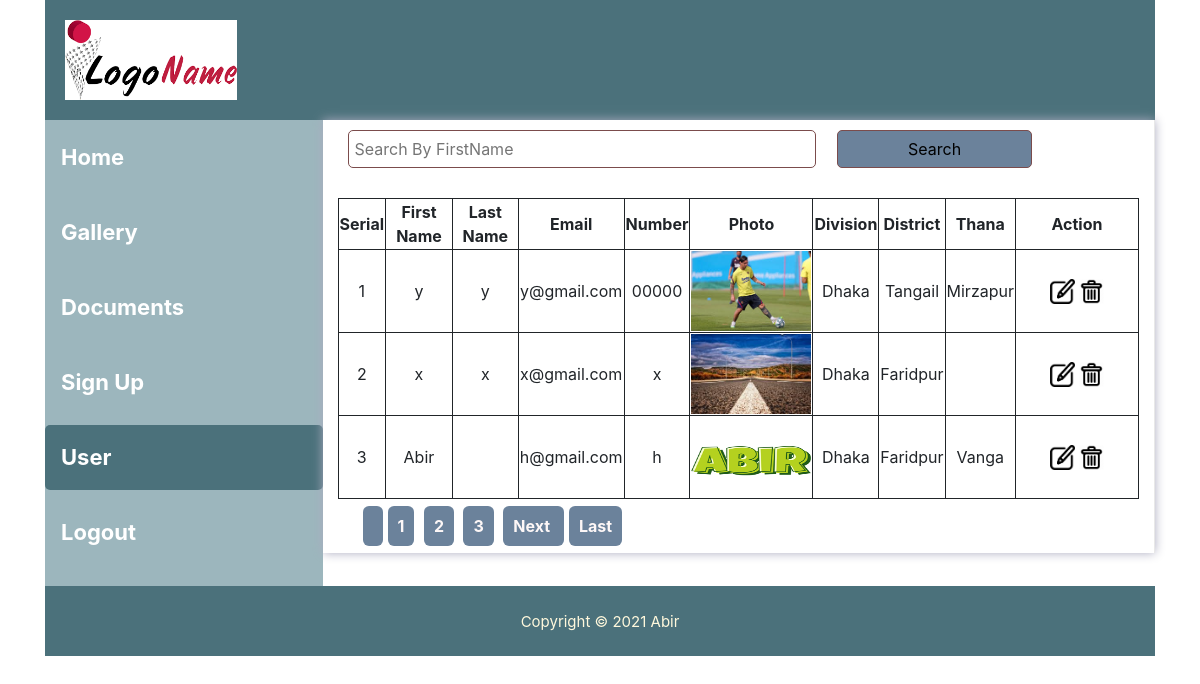
The page /view/user.php (signed in) on the database its author committed.
### tables this page shows
CREATE TABLE `registerperson` (
  `id` int(50) NOT NULL,
  `firstName` varchar(50) NOT NULL,
  `lastName` varchar(50) NOT NULL,
  `userName` varchar(50) NOT NULL,
  `password` varchar(50) NOT NULL,
  `email` varchar(50) NOT NULL,
  `number` varchar(50) NOT NULL,
  `photo` varchar(50) NOT NULL,
  `division` varchar(50) NOT NULL,
  `district` varchar(50) NOT NULL,
  `thana` varchar(50) NOT NULL
);

CREATE TABLE `division` (
  `division_id` int(11) NOT NULL,
  `division_name` varchar(50) NOT NULL
);

CREATE TABLE `district` (
  `district_id` int(11) NOT NULL,
  `district_name` varchar(50) NOT NULL,
  `division_id` varchar(50) NOT NULL
);

CREATE TABLE `thana` (
  `id` int(11) NOT NULL,
  `thana_name` varchar(255) NOT NULL,
  `district_id` int(11) NOT NULL
);

### classes/database.php (called while the page is built, shortened)
<?php
class Database {
    public function __construct() {
        $servername = "localhost";
        $username = "root";
        $password = "";
        $this->con = new PDO("mysql:host=$servername;dbname=address", $username, $password);
    }
}

### classes/usercontrol.php (called while the page is built, shortened)
<?php
class UserControl extends Database {
    public $database;
    public function __construct() {
        $this->database = new Database();
    }
    public function userShow() {
        global $getPage;
        if ($getPage == "" || $getPage == 1) {
            $targetPage = 0;
        } else {
            $targetPage = ($getPage * 3) - 3;
        }
        $sql = $this->database->con->query("SELECT registerperson.*,division.division_name,district.district_name,thana.thana_name FROM registerperson left join division on registerperson.division = division.division_id left join district on registerperson.district = district.district_id left join thana on registerperson.thana = thana.id limit $targetPage, 3");
        $resultArr = [
            'targetpage' => $targetPage,
            'sql' => $sql
        ];
        return $resultArr;
    }
}

### view/user.php (the view, shortened to what this page needs)
<?php
require_once '../classes/database.php';
require_once '../classes/usercontrol.php';
$userControl = new UserControl();
require_once '../classes/Pagination.php';
?>
<?php require_once '../view/header.php'; ?>
<section>
    <div class="row">
        <div class="col-md-12">
            <div class="col-md-3">
                <div class="leftSidebar content">
                    <div class="mainMenu">
                        <div class="menu">
                            <div class="row">
                                <div class="col-md-12">
                                    <div class="menus">
                                        <nav class="navbar">
                                            <div class="navbar-links">
                                                <ul>
                                                    <li ><a href="../view/index.php">Home</a></li>
                                                    <li><a  href="../view/gallery.php">Gallery</a></li>
                                                    <li><a href="../view/document.php">Documents</a></li>
                                                    <li><a href="../view/registration.php">Sign Up</a></li>
                                                    <?php if (isset($_SESSION['user'])) { ?>
                                                        <li class="login"><a class="active" href="../view/user.php">User</a></li>
                                                    <?php } ?>
                                                    <?php if (!isset($_SESSION['user'])) { ?>
                                                        <li class="login"><a href="../view/login.php">Login</a></li>
                                                    <?php } else { ?>
                                                        <li class="login"><a href="../view/logout.php">Logout</a></li>
                                                    <?php } ?>
                                                </ul>
                                            </div>
                                        </nav>
                                    </div>
                                </div>
                            </div>
                        </div>
                    </div>
                </div>
            </div>
            <div class="col-md-9">
                <div class="mainContent content">
                    <form action="filterUser.php" method="POST" enctype="multipart/form-data" class="user-search">
                        <input type="text" name="search" class="user-search-box" placeholder="Search By FirstName">
                        <input type="submit" name="searchbtn" value="Search" class="user-search-btn">
                    </form>
                    <div class="userList">
                        <form action="" method="POST" enctype="multipart/form-data">
                            <table class="user">
                                <thead>
                                    <tr>
                                        <td>Serial</td>
                                        <td>First Name</td>
                                        <td>Last Name</td>
                                        <td>Email</td>
                                        <td>Number</td>
                                        <td>Photo</td>
                                        <td>Division</td>
                                        <td>District</td>
                                        <td>Thana</td>
                                        <td>Action</td>
                                    </tr>
                                </thead>
                                <?php
                                $sql = $userControl->userShow();
                                $sl = $sql['targetpage'];
                                while ($row = $sql['sql']->fetch(PDO::FETCH_ASSOC)) {
                                    ?>
                                    <tbody class="table-body">
                                        <tr>
                                            <td><?php echo ++$sl ?></td>
                                            <td><?php echo $row['firstName'] ?></td>
                                            <td><?php echo $row['lastName'] ?></td>
                                            <td><?php echo $row['email'] ?></td>
                                            <td><?php echo $row['number'] ?></td>
                                            <td><img src="<?php echo '../img/' . $row['photo'] ?>" alt=""></td>
                                            <td><?php echo $row['division_name'] ?></td>
                                            <td><?php echo $row['district_name'] ?></td>
                                            <td><?php echo $row['thana_name'] ?></td>
                                            <td>
                                                <div class="actions">
                                                    <div class="update-action">
                                                        <a href="../view/update.php?update=<?php echo $row['id']; ?>""> <img src="../img/edit.png"/></a>
                                                    </div>
                                                    <div class="delete-action">
                                                        <button type="submit" name="delete">
                                                            <img src="../img/del.png" />
                                                        </button>
                                                    </div>
                                                </div>
                                            </td>
                                        </tr>
                                    </tbody>
                        <?php } ?>
                            </table>
                        </form>
                    </div>
                </div>
            </div>
        </div>
    </div>
</section>
<?php require_once '../view/footer.php'; ?>

### style.css (style rules this page uses)
section .col-md-9 { border-right: 1px solid #00000017; box-shadow: 0px 0px 10px #ababbf; }
section .col-md-1,.col-md-2,.col-md-3,.col-md-4,.col-md-5,.col-md-6,.col-md-7,.col-md-8,.col-md-9,.col-md-10,.col-md-11 { float: left; }
a,ul,h1,h2,h3,h4,h5,h6,p { margin: 0; padding: 0; }
body { margin: 0 auto !important; }
.menus nav ul li { margin: 5px 0; width: 100%; }
.menus nav ul li a { text-decoration: none; color: white; font-size: 22px; font-weight: bold; padding: 16px; display: block; border-radius: 5px; }
.active { width: 100%; background: #4B717B; }
.navbar { margin: 0 !important; padding: 0 !important; }
section .col-md-3 { margin: 0; padding: 0; height: 100%; background: #9CB6BD; }
.leftSidebar ul li { display: inline-block; }
.userList { overflow: scroll; }

### css/gallery.css (style rules this page uses)
button { background: white; border: 0; width: 100%; text-align: left; padding: 8px 0; padding-left: 10px; font-size: 17px; cursor: pointer; }

### css/registration.css (style rules this page uses)
input { width: 100%; border: solid #7b4c4c 1px; font-size: 21px; border-radius: 5px; padding: 6px; }

### css/user.css (style rules this page uses)
.user img { width: 120px; height: 80px; }
.user,th,td { border: 1px solid; margin-top: 20px; text-align: center; }
.user thead tr td { font-weight: bold; }
.actions { width: 120px; }
.update-action { width: 48%; float: left; text-align: right; }
.update-action img { height: 25px; width: 25px; }
.delete-action { width: 48%; float: right; text-align: left; }
.delete-action button { background: white; margin: 0; padding: 0; border: none; }
.delete-action img { height: 25px; width: 25px; }
.user-search { padding: 10px; }
.user-search-box { width: 60%; }
.user-search-btn { width: 25%; margin-left: 16px; background: #6b829b; }

### rows shown on the page
registerperson: firstName "y", lastName "y", email "y@gmail.com", number "00000", photo (picture), division.division_name "Dhaka", district.district_name "Tangail", thana.thana_name "Mirzapur"
registerperson: firstName "x", lastName "x", email "x@gmail.com", number "x", photo (picture), division.division_name "Dhaka", district.district_name "Faridpur"
registerperson: firstName "Abir", email "h@gmail.com", number "h", photo (picture), division.division_name "Dhaka", district.district_name "Faridpur", thana.thana_name "Vanga"
